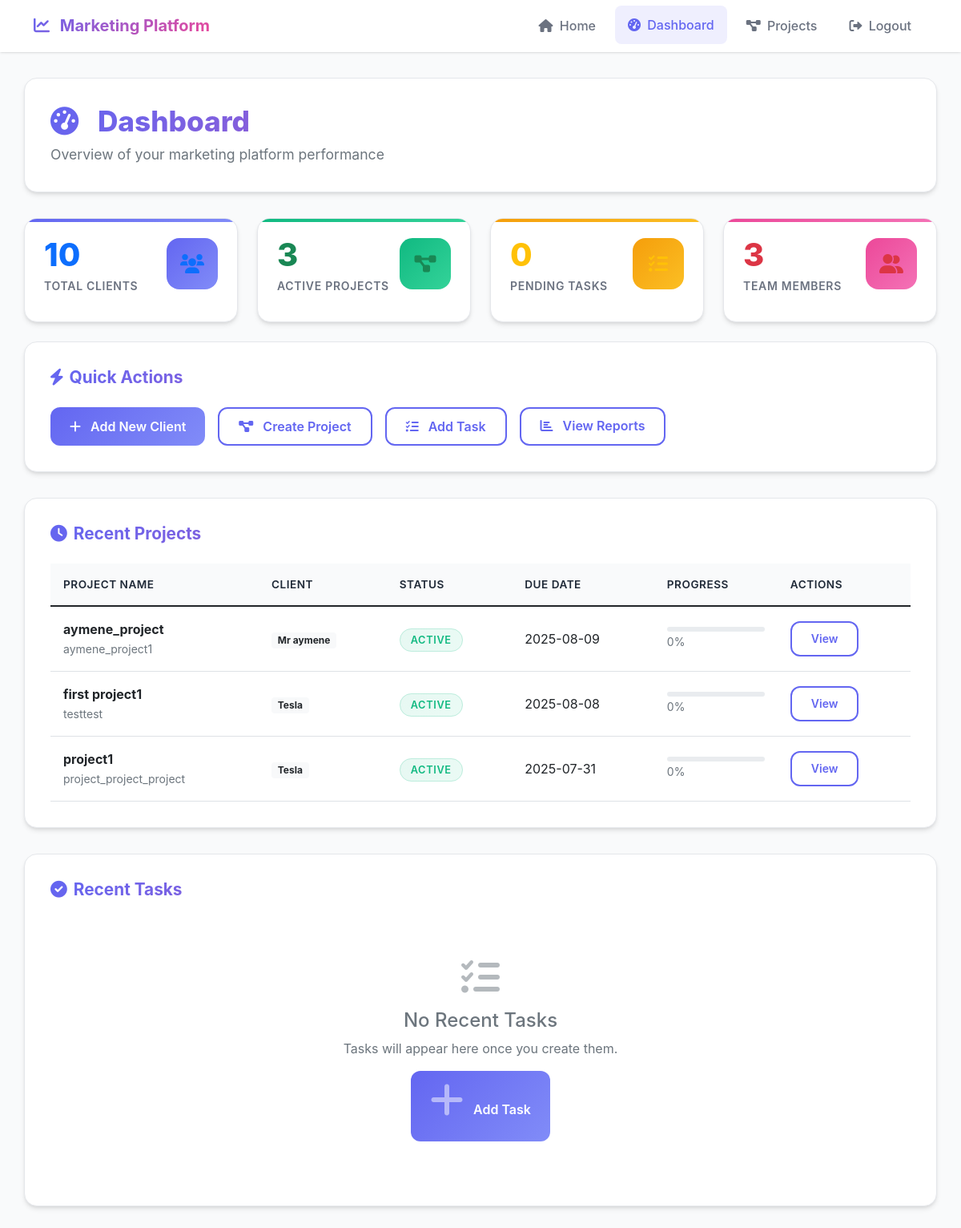
Before: /dashboard (signed in) with the older database file.
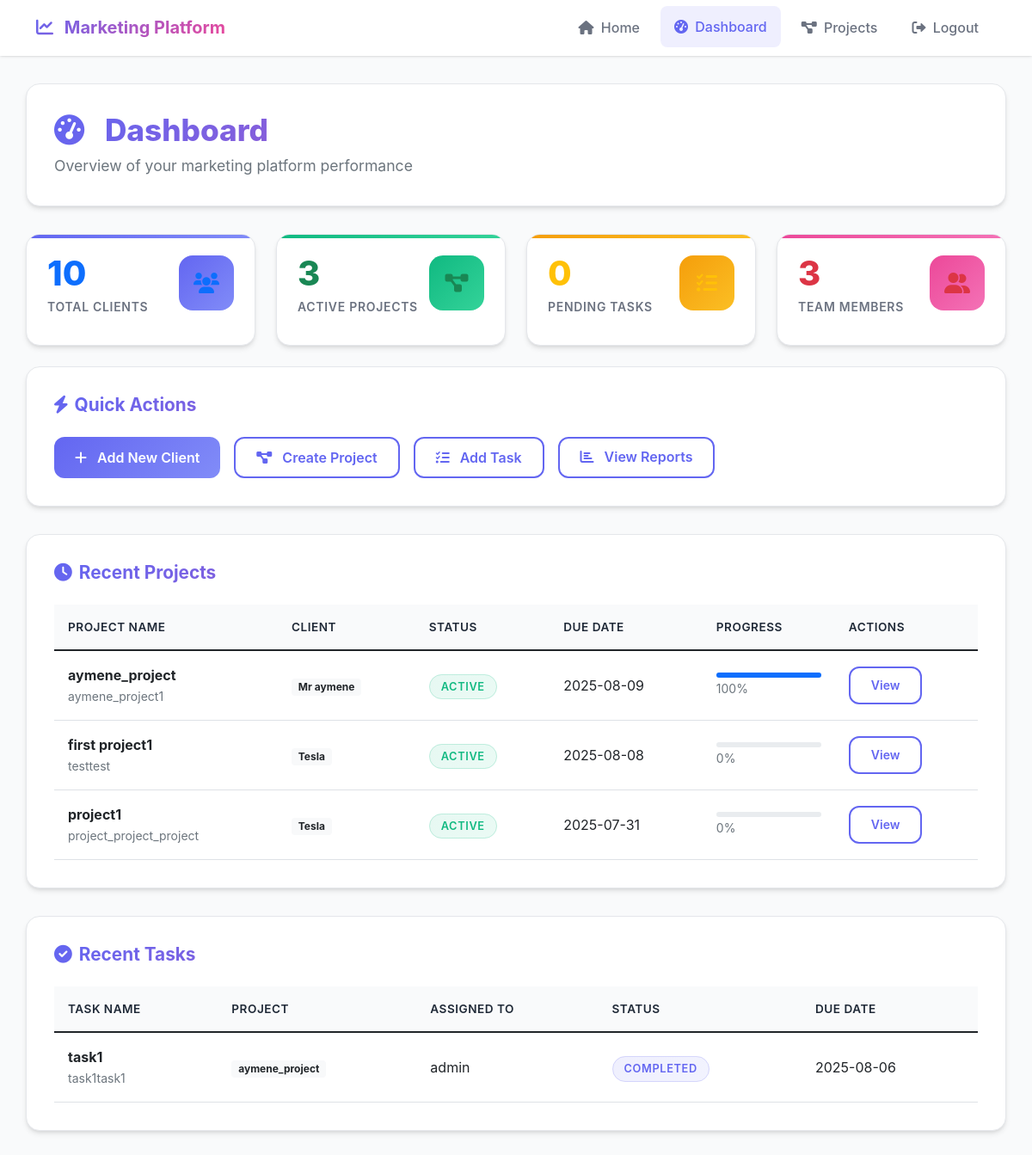
After: the same page with the newer database file.
### models.py (models this page shows, shortened)
class Project(db.Model):
    id = db.Column(db.Integer, primary_key=True)
    name = db.Column(db.String(200), nullable=False)
    description = db.Column(db.Text)
    status = db.Column(db.String(50), nullable=False, default='active')
    due_date = db.Column(db.Date)
    user_id = db.Column(db.Integer, db.ForeignKey('user.id'), nullable=False)
    client_id = db.Column(db.Integer, db.ForeignKey('client.id'), nullable=True)  # ADD THIS LINE
    created_at = db.Column(db.DateTime, default=datetime.utcnow)
    tasks = db.relationship('Task', backref='project', lazy=True, cascade='all, delete-orphan')
    analytics = db.relationship('Analytics', backref='project', lazy=True, cascade='all, delete-orphan')
    automation_triggers = db.relationship('AutomationTrigger', backref='project', lazy=True)
    def get_progress(self):
        total_tasks = len(self.tasks)
        if total_tasks == 0:
            return 0
        completed_tasks = len([task for task in self.tasks if task.status == 'completed'])
        return int((completed_tasks / total_tasks) * 100)

class Client(db.Model):
    id = db.Column(db.Integer, primary_key=True)
    name = db.Column(db.String(200), nullable=False)
    company = db.Column(db.String(200))
    email = db.Column(db.String(120))
    sector = db.Column(db.String(100))  # business sector
    logo_url = db.Column(db.String(500))
    created_at = db.Column(db.DateTime, default=datetime.utcnow)
    projects = db.relationship('Project', backref='client', lazy=True)

class Task(db.Model):
    id = db.Column(db.Integer, primary_key=True)
    title = db.Column(db.String(200), nullable=False)
    description = db.Column(db.Text)
    status = db.Column(db.String(50), nullable=False, default='todo')  # 'todo', 'in_progress', 'completed'
    assigned_to = db.Column(db.String(100))
    due_date = db.Column(db.Date)
    project_id = db.Column(db.Integer, db.ForeignKey('project.id'), nullable=False)
    created_at = db.Column(db.DateTime, default=datetime.utcnow)
    completed_at = db.Column(db.DateTime)

### app.py (the view)
    @app.route('/dashboard')
    @login_required
    def dashboard():
        stats = get_dashboard_stats()
        recent_projects = get_recent_projects()
        recent_tasks = get_recent_tasks()
        deadline_info = get_deadline_summary()
        return render_template('dashboard/index.html',
                            stats=stats,
                            recent_projects=recent_projects,
                            recent_tasks=recent_tasks,
                            deadline_info=deadline_info)

### models.py (called while the page is built)
    def is_admin(self):
        return self.role == 'admin'

### templates/dashboard/index.html (shortened to what this page needs)
<!DOCTYPE html>
<html lang="en">
<head>
    <link href="https://cdn.jsdelivr.net/npm/bootstrap@5.1.3/dist/css/bootstrap.min.css" rel="stylesheet">
    <link href="https://cdnjs.cloudflare.com/ajax/libs/font-awesome/6.0.0/css/all.min.css" rel="stylesheet">
</head>
<body>
    <nav class="navbar navbar-expand-lg navbar-dark">
        <div class="container">
            <a class="navbar-brand" href="/">
                <i class="fas fa-chart-line me-2"></i>
                Marketing Platform
            </a>
            <div class="collapse navbar-collapse" id="navbarNav">
                <ul class="navbar-nav ms-auto">
                    <li class="nav-item">
                        <a class="nav-link" href="/">
                            <i class="fas fa-home me-1"></i>
                            Home
                        </a>
                    </li>
                    <li class="nav-item">
                        <a class="nav-link active" href="/dashboard">
                            <i class="fas fa-tachometer-alt me-1"></i>
                            Dashboard
                        </a>
                    </li>
                    <li class="nav-item">
                        <a class="nav-link" href="#" onclick="showProjectsView()">
                            <i class="fas fa-project-diagram me-1"></i>
                            Projects
                        </a>
                    </li>
                    <li class="nav-item">
                        <a class="nav-link" href="#" onclick="logout()">
                            <i class="fas fa-sign-out-alt me-1"></i>
                            Logout
                        </a>
                    </li>
                </ul>
            </div>
        </div>
    </nav>
    <div class="container main-content">
        <div class="page-header">
            <h1 class="page-title">
                <i class="fas fa-tachometer-alt me-3"></i>
                Dashboard
            </h1>
            <p class="page-subtitle">Overview of your marketing platform performance</p>
        </div>
        <div class="row">
            <div class="col-md-3 col-sm-6">
                <div class="stats-card clients">
                    <div class="d-flex justify-content-between align-items-center">
                        <div>
                            <p class="stat-number text-primary">{{ stats.clients or 0 }}</p>
                            <p class="stat-label">Total Clients</p>
                        </div>
                        <div class="stat-icon text-primary">
                            <i class="fas fa-users"></i>
                        </div>
                    </div>
                </div>
            </div>
            <div class="col-md-3 col-sm-6">
                <div class="stats-card projects">
                    <div class="d-flex justify-content-between align-items-center">
                        <div>
                            <p class="stat-number text-success">{{ stats.projects or 0 }}</p>
                            <p class="stat-label">Active Projects</p>
                        </div>
                        <div class="stat-icon text-success">
                            <i class="fas fa-project-diagram"></i>
                        </div>
                    </div>
                </div>
            </div>
            <div class="col-md-3 col-sm-6">
                <div class="stats-card tasks">
                    <div class="d-flex justify-content-between align-items-center">
                        <div>
                            <p class="stat-number text-warning">{{ stats.tasks or 0 }}</p>
                            <p class="stat-label">Pending Tasks</p>
                        </div>
                        <div class="stat-icon text-warning">
                            <i class="fas fa-tasks"></i>
                        </div>
                    </div>
                </div>
            </div>
            <div class="col-md-3 col-sm-6">
                <div class="stats-card users">
                    <div class="d-flex justify-content-between align-items-center">
                        <div>
                            <p class="stat-number text-danger">{{ stats.users or 0 }}</p>
                            <p class="stat-label">Team Members</p>
                        </div>
                        <div class="stat-icon text-danger">
                            <i class="fas fa-user-friends"></i>
                        </div>
                    </div>
                </div>
            </div>
        </div>
        <div class="section-card">
            <h2 class="section-title">
                <i class="fas fa-bolt"></i>
                Quick Actions
            </h2>
            <div class="quick-actions">
                <button class="btn btn-primary" data-bs-toggle="modal" data-bs-target="#createClientModal">
                    <i class="fas fa-plus me-2"></i>
                    Add New Client
                </button>
                <button class="btn btn-outline-primary" data-bs-toggle="modal" data-bs-target="#createProjectModal">
                    <i class="fas fa-project-diagram me-2"></i>
                    Create Project
                </button>
                <button class="btn btn-outline-primary" data-bs-toggle="modal" data-bs-target="#addTaskModal">
                    <i class="fas fa-tasks me-2"></i>
                    Add Task
                </button>
                <a href="/reports" class="btn btn-outline-primary" style="text-decoration: none;">
                    <i class="fas fa-chart-bar me-2"></i>
                    View Reports
                </a>
            </div>
        </div>
        <div class="section-card">
            <h2 class="section-title">
                <i class="fas fa-clock"></i>
                Recent Projects
            </h2>
            {% if recent_projects %}
                <div class="table-responsive">
                    <table class="table">
                        <thead>
                            <tr>
                                <th>Project Name</th>
                                <th>Client</th>
                                <th>Status</th>
                                <th>Due Date</th>
                                <th>Progress</th>
                                <th>Actions</th>
                            </tr>
                        </thead>
                        <tbody>
                            {% for project in recent_projects %}
                            <tr>
                                <td>
                                    <strong>{{ project.name }}</strong>
                                    <br>
                                    <small class="text-muted">{{ project.description[:50] }}{% if project.description|length > 50 %}...{% endif %}</small>
                                </td>
                                <td>
                                    {% if project.client %}
                                        <span class="badge bg-light text-dark">{{ project.client.name }}</span>
                                    {% else %}
                                        <span class="text-muted">No client</span>
                                    {% endif %}
                                </td>
                                <td>
                                    <span class="status-badge status-{{ project.status.lower() }}">
                                        {{ project.status }}
                                    </span>
                                </td>
                                <td>
                                    {% if project.due_date %}
                                        {{ project.due_date.strftime('%Y-%m-%d') }}
                                    {% else %}
                                        <span class="text-muted">No due date</span>
                                    {% endif %}
                                </td>
                                <td>
                                    <div class="progress" style="height: 6px;">
                                        <div class="progress-bar" role="progressbar"
                                             style="width: {{ project.get_progress() or 0 }}%"></div>
                                    </div>
                                    <small class="text-muted">{{ project.get_progress() or 0 }}%</small>
                                </td>
                                <td>
                                    <a href="/project/{{ project.id }}" class="btn btn-sm btn-outline-primary">
                                        View
                                    </a>
                                </td>
                            </tr>
                            {% endfor %}
                        </tbody>
                    </table>
                </div>
            {% endif %}
        </div>
        <div class="section-card">
            <h2 class="section-title">
                <i class="fas fa-check-circle"></i>
                Recent Tasks
            </h2>
            {% if recent_tasks %}
                <div class="table-responsive">
                    <table class="table">
                        <thead>
                            <tr>
                                <th>Task Name</th>
                                <th>Project</th>
                                <th>Assigned To</th>
                                <th>Status</th>
                                <th>Due Date</th>
                            </tr>
                        </thead>
                        <tbody>
                            {% for task in recent_tasks %}
                            <tr>
                                <td>
                                    <strong>{{ task.title }}</strong>
                                    {% if task.description %}
                                        <br>
                                        <small class="text-muted">{{ task.description[:40] }}{% if task.description|length > 40 %}...{% endif %}</small>
                                    {% endif %}
                                </td>
                                <td>
                                    <span class="badge bg-light text-dark">{{ task.project.name }}</span>
                                </td>
                                <td>
                                    {% if task.assigned_to %}
                                        {{ task.assigned_to }}
                                    {% else %}
                                        <span class="text-muted">Unassigned</span>
                                    {% endif %}
                                </td>
                                <td>
                                    <span class="status-badge status-{{ task.status.lower() }}">
                                        {{ task.status.replace('_', ' ') }}
                                    </span>
                                </td>
                                <td>
                                    {% if task.due_date %}
                                        {{ task.due_date.strftime('%Y-%m-%d') }}
                                    {% else %}
                                        <span class="text-muted">No due date</span>
                                    {% endif %}
                                </td>
                            </tr>
                            {% endfor %}
                        </tbody>
                    </table>
                </div>
            {% else %}
                <div class="empty-state">
                    <i class="fas fa-tasks"></i>
                    <h4>No Recent Tasks</h4>
                    <p>Tasks will appear here once you create them.</p>
                    <button class="btn btn-primary" data-bs-toggle="modal" data-bs-target="#addTaskModal">
                        <i class="fas fa-plus me-2"></i>
                        Add Task
                    </button>
                </div>
            {% endif %}
        </div>
    </div>
</body>
</html>

Changed rows visible on the page:
computed for Project "aymene_project": status "0" → "100"
added Task: title "task1", description "task1task1", project.name "aymene_project", assigned_to "admin", status.replace "COMPLETED", due_date "2025-08-06"
Other visible differences:
text no longer shown: "No Recent Tasks Tasks will appear here once you create them. Add Task"
text now shown: "TASK NAME PROJECT ASSIGNED TO STATUS DUE DATE"
